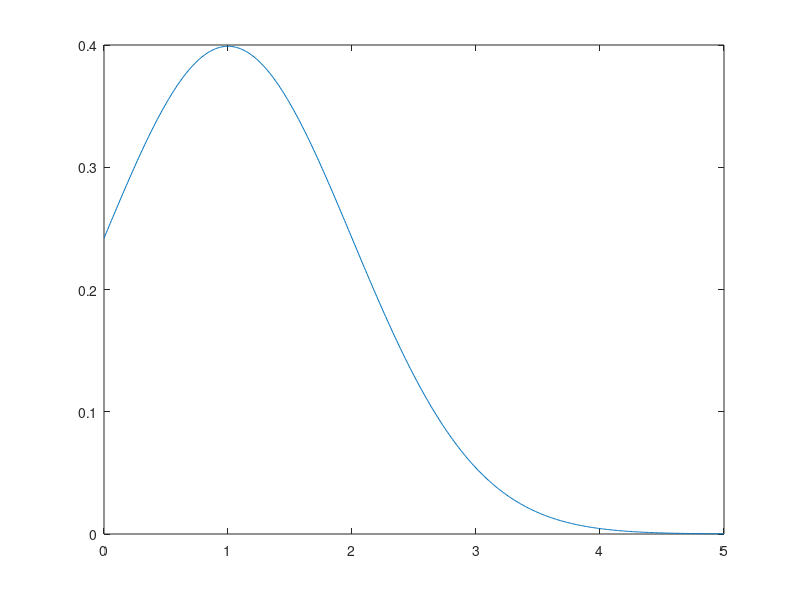
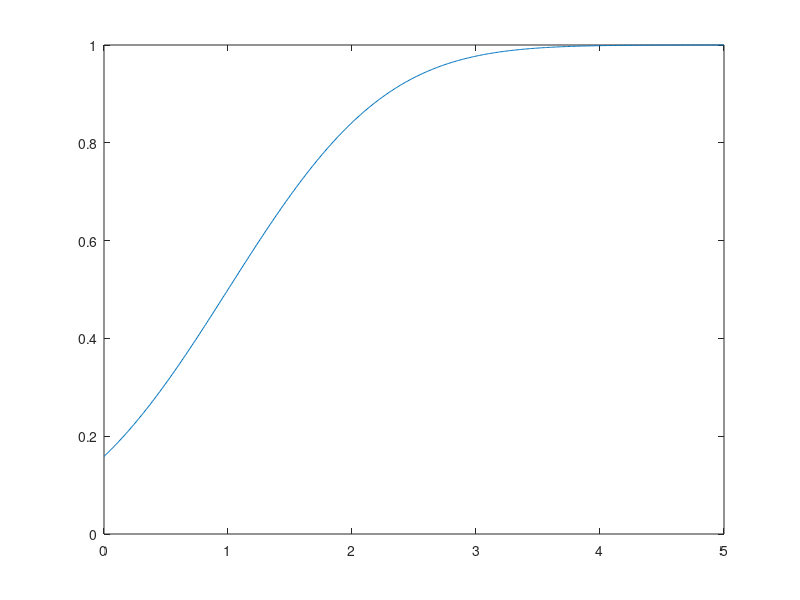
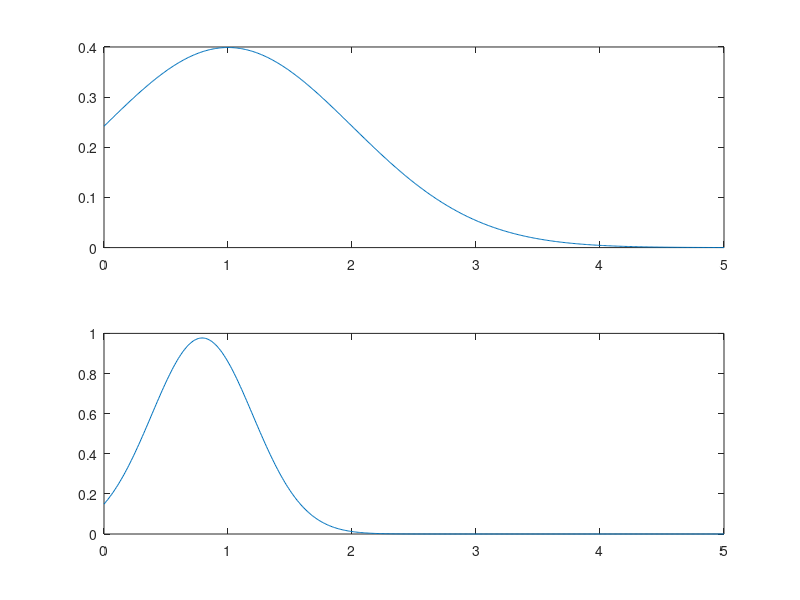
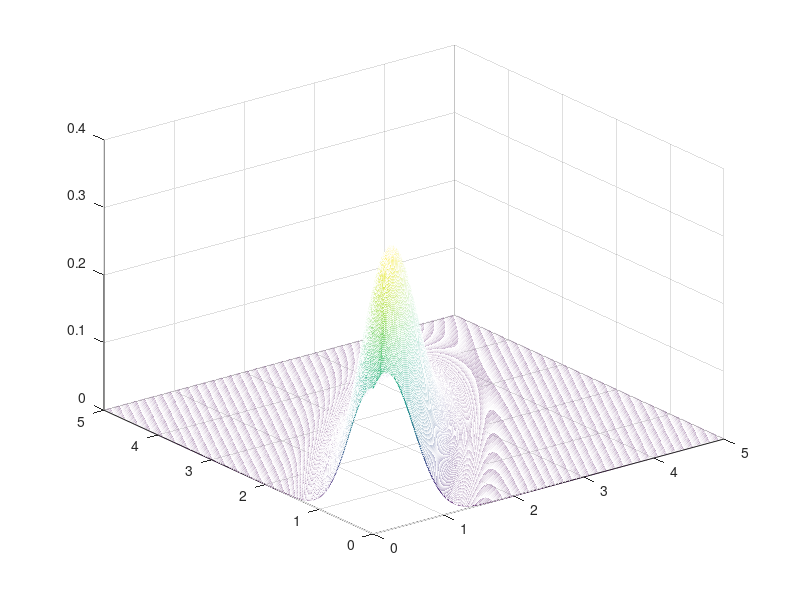

MATLAB code to generate these figures, in order:
clc
close all
%%% part a %%%
X=(0:0.01:5);
Y=normpdf(X,1,1);
plot(X,Y)
figure

%%% part b %%%
Y1=normcdf(X,1,1);
plot(X,Y1)
figure

%%% part c %%%
z = 0.75;
fun = @ (x) normpdf(x,1,1).*normpdf(z,x,0.2^0.5);
p_z = integral(fun,-Inf,Inf);
p_xgivenz=normpdf(X,1,1).*normpdf(0.75,X,0.2^0.5)/p_z;
subplot(2,1,1)
plot(X,Y)
subplot(2,1,2)
plot(X,p_xgivenz)
figure

%%% part e %%%
[x,z]=meshgrid(0:0.01:5);
mesh(x,z,normpdf(x,1,1).*normpdf(z,x,0.2^0.5))